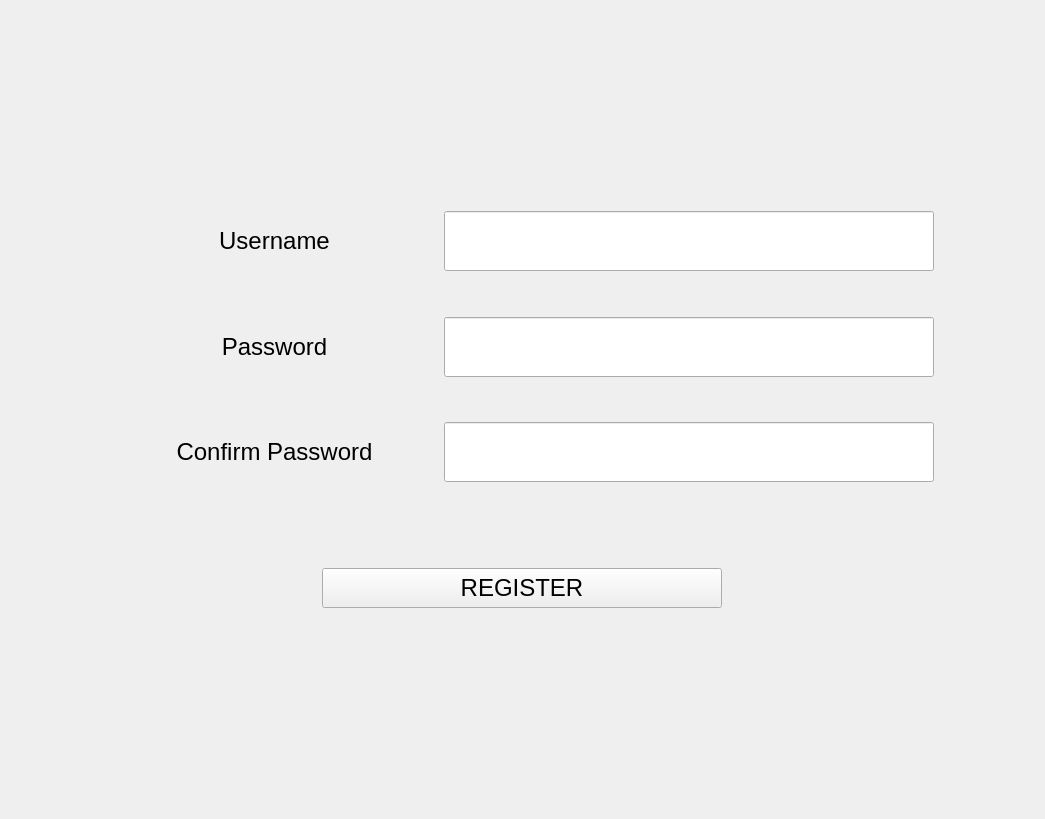
<?xml version="1.0" encoding="UTF-8"?>
<ui version="4.0">
 <class>Form</class>
 <widget class="QWidget" name="Form">
  <property name="geometry">
   <rect>
    <x>0</x>
    <y>0</y>
    <width>1045</width>
    <height>819</height>
   </rect>
  </property>
  <property name="windowTitle">
   <string>Form</string>
  </property>
  <layout class="QVBoxLayout" name="verticalLayout_2">
   <item>
    <layout class="QVBoxLayout" name="verticalLayout" stretch="10,3,2,3,2,3,4,2,10">
     <property name="leftMargin">
      <number>100</number>
     </property>
     <property name="rightMargin">
      <number>100</number>
     </property>
     <property name="bottomMargin">
      <number>0</number>
     </property>
     <item>
      <spacer name="verticalSpacer">
       <property name="orientation">
        <enum>Qt::Vertical</enum>
       </property>
       <property name="sizeHint" stdset="0">
        <size>
         <width>20</width>
         <height>40</height>
        </size>
       </property>
      </spacer>
     </item>
     <item>
      <layout class="QHBoxLayout" name="horizontalLayout" stretch="4,6">
       <item>
        <widget class="QLabel" name="label">
         <property name="font">
          <font>
           <pointsize>18</pointsize>
          </font>
         </property>
         <property name="text">
          <string>Username</string>
         </property>
         <property name="alignment">
          <set>Qt::AlignCenter</set>
         </property>
        </widget>
       </item>
       <item>
        <widget class="QLineEdit" name="usernameEdit">
         <property name="sizePolicy">
          <sizepolicy hsizetype="Expanding" vsizetype="Preferred">
           <horstretch>0</horstretch>
           <verstretch>0</verstretch>
          </sizepolicy>
         </property>
         <property name="font">
          <font>
           <pointsize>18</pointsize>
          </font>
         </property>
        </widget>
       </item>
      </layout>
     </item>
     <item>
      <spacer name="verticalSpacer_2">
       <property name="orientation">
        <enum>Qt::Vertical</enum>
       </property>
       <property name="sizeHint" stdset="0">
        <size>
         <width>20</width>
         <height>40</height>
        </size>
       </property>
      </spacer>
     </item>
     <item>
      <layout class="QHBoxLayout" name="horizontalLayout_2" stretch="4,6">
       <item>
        <widget class="QLabel" name="label_2">
         <property name="font">
          <font>
           <pointsize>18</pointsize>
          </font>
         </property>
         <property name="text">
          <string>Password</string>
         </property>
         <property name="alignment">
          <set>Qt::AlignCenter</set>
         </property>
        </widget>
       </item>
       <item>
        <widget class="QLineEdit" name="passwordEdit">
         <property name="sizePolicy">
          <sizepolicy hsizetype="Expanding" vsizetype="Preferred">
           <horstretch>0</horstretch>
           <verstretch>0</verstretch>
          </sizepolicy>
         </property>
         <property name="font">
          <font>
           <pointsize>18</pointsize>
          </font>
         </property>
        </widget>
       </item>
      </layout>
     </item>
     <item>
      <spacer name="verticalSpacer_3">
       <property name="orientation">
        <enum>Qt::Vertical</enum>
       </property>
       <property name="sizeHint" stdset="0">
        <size>
         <width>20</width>
         <height>40</height>
        </size>
       </property>
      </spacer>
     </item>
     <item>
      <layout class="QHBoxLayout" name="horizontalLayout_3" stretch="4,6">
       <item>
        <widget class="QLabel" name="label_3">
         <property name="font">
          <font>
           <pointsize>18</pointsize>
          </font>
         </property>
         <property name="text">
          <string>Confirm Password</string>
         </property>
         <property name="alignment">
          <set>Qt::AlignCenter</set>
         </property>
        </widget>
       </item>
       <item>
        <widget class="QLineEdit" name="confirmPasswordEdit">
         <property name="sizePolicy">
          <sizepolicy hsizetype="Expanding" vsizetype="Preferred">
           <horstretch>0</horstretch>
           <verstretch>0</verstretch>
          </sizepolicy>
         </property>
         <property name="font">
          <font>
           <pointsize>18</pointsize>
          </font>
         </property>
        </widget>
       </item>
      </layout>
     </item>
     <item>
      <spacer name="verticalSpacer_4">
       <property name="orientation">
        <enum>Qt::Vertical</enum>
       </property>
       <property name="sizeHint" stdset="0">
        <size>
         <width>20</width>
         <height>40</height>
        </size>
       </property>
      </spacer>
     </item>
     <item>
      <layout class="QHBoxLayout" name="horizontalLayout_4">
       <item>
        <widget class="QPushButton" name="btnRegister">
         <property name="sizePolicy">
          <sizepolicy hsizetype="Minimum" vsizetype="Preferred">
           <horstretch>0</horstretch>
           <verstretch>0</verstretch>
          </sizepolicy>
         </property>
         <property name="maximumSize">
          <size>
           <width>400</width>
           <height>16777215</height>
          </size>
         </property>
         <property name="font">
          <font>
           <pointsize>18</pointsize>
          </font>
         </property>
         <property name="text">
          <string>REGISTER</string>
         </property>
        </widget>
       </item>
      </layout>
     </item>
     <item>
      <spacer name="verticalSpacer_5">
       <property name="orientation">
        <enum>Qt::Vertical</enum>
       </property>
       <property name="sizeHint" stdset="0">
        <size>
         <width>20</width>
         <height>40</height>
        </size>
       </property>
      </spacer>
     </item>
    </layout>
   </item>
  </layout>
 </widget>
 <resources/>
 <connections/>
</ui>
